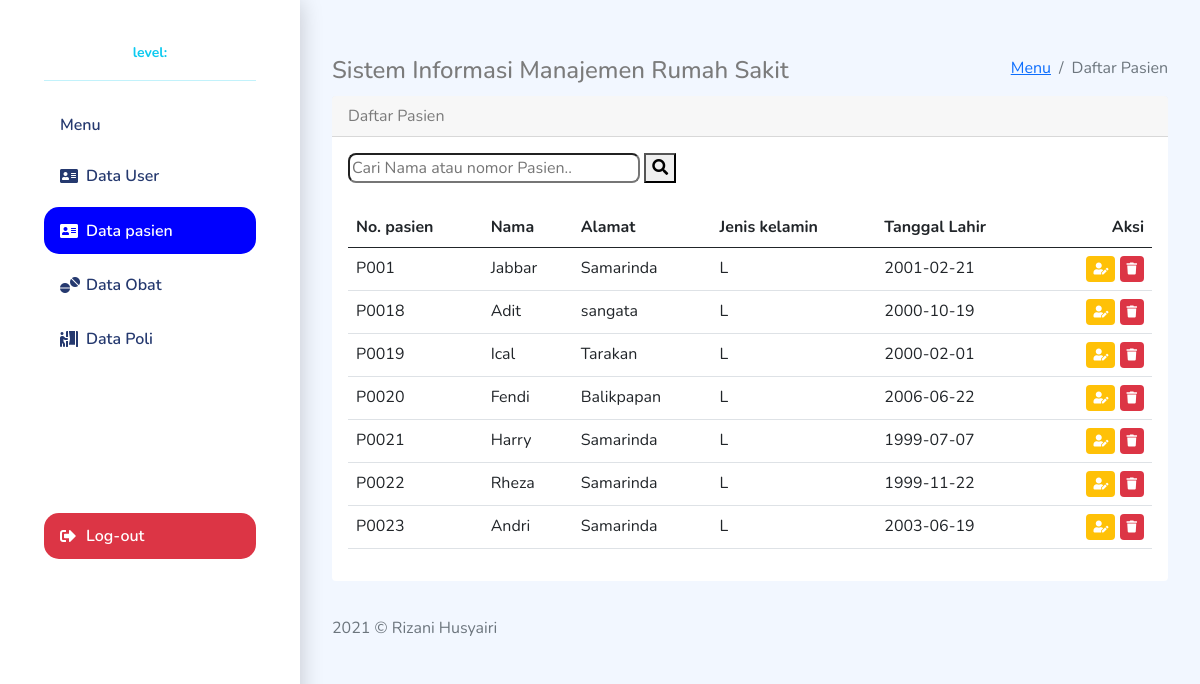
The page /datapasien.php on the database its author committed.
### tables this page shows
CREATE TABLE `tb_pasien` (
  `kode` int(20) NOT NULL,
  `id_pasien` varchar(20) NOT NULL,
  `Nama` varchar(20) NOT NULL,
  `Alamat` varchar(30) NOT NULL,
  `Jenis_kelamin` enum('L','P') NOT NULL,
  `Tgl_lahir_pasien` date NOT NULL
);

### asset/include/fungsi.php (called while the page is built, shortened)
<?php
    include "koneksi.php";
    function read($tb){
        global $conn;
        $result = mysqli_query($conn,"SELECT * from $tb") or die ("<p> No data</p>");
        return $result;
    }
?>

### datapasien.php (the view, shortened to what this page needs)
<?php
include "asset/include/koneksi.php";
include "asset/include/fungsi.php";
?>
<!doctype html>
<html lang="en">
<head>
    <link href="https://cdn.jsdelivr.net/npm/bootstrap@5.0.0/dist/css/bootstrap.min.css" rel="stylesheet"
>
    <link rel="stylesheet" href="https://use.fontawesome.com/releases/v5.7.1/css/all.css"
>
    <link href="https://unpkg.com/bootstrap-table@1.18.3/dist/bootstrap-table.min.css" rel="stylesheet">
    <link rel="stylesheet" href="asset/css/styleadmin.css">
</head>
<body>
    <div class="menu-bar">
    </div>
    <div class="sidebar container-fluid bg-white text-info ">
        <div class="sidebar-header text-center">
            <small>level: <?= $_SESSION['level']?></small>
            <hr>
        </div>
        <div class="sidebar-menu">
            <ul class="menu">
                <li class="sidebar-title">Menu</li>
                <li class="sidebar-item ">
                    <a href="Adminpage.php" class="sidebar-link">
                        <i class="fa fa-address-card pr-2" aria-hidden="true"></i> Data User </a>
                </li>
                <li class="sidebar-item active"> <a href="#" class="sidebar-link">
                    <i class="fa fa-address-card pr-2" aria-hidden="true"></i> Data pasien </a> </li>
                <li class="sidebar-item">
                    <a href="dataobat.php" class="sidebar-link"> <i class="fas fa-tablets"></i> Data Obat </a>
                </li>
                <li class="sidebar-item"> <a href="datapasien.php" class="sidebar-link"> <i class="fas fa-person-booth"></i> Data Poli </a> </li>
            </ul>
            <ul class="menu" style="margin-top: 150px;">
                <li class="sidebar-item  bg-danger"> <a href="logout.php" class="sidebar-link outlog"> <i
                            class="fas fa-sign-out-alt"></i> Log-out </a> </li>
            </ul>
        </div>
    </div>
<div class="main">
                <div class="page-heading">
                    <div class="page-title">
                        <div class="row">
                            <div class="col-12 col-md-7 order-md-1 order-last">
                                <h4>Sistem Informasi Manajemen Rumah Sakit</h4>
                            </div>
                            <div class="col-12 col-md-5 order-md-2 respon">
                                <nav aria-label="breadcrumb" class="breadcrumb-header float-start float-lg-end">
                                    <ol class="breadcrumb">
                                        <li class="breadcrumb-item"><a href="#">Menu</a></li>
                                        <li class="breadcrumb-item active" aria-current="page">Daftar Pasien</li>
                                    </ol>
                                </nav>
                            </div>
                        </div>
                    </div>
                    <section class="section">
                        <div class="card">
                            <div class="card-header">
                                Daftar Pasien
                            </div>
                            <div class="card-body">
                                <div
                                    class="dataTable-wrapper dataTable-loading no-footer sortable searchable fixed-columns">
                                    <div class="d-sm-flex justify-content-between">
                                <form class=" flex-grow-1" method="post">
                                            <input type="text" name="search" class="search" size="30"
                                                placeholder="Cari Nama atau nomor Pasien.." autocomplete="off">
                                            <button type="submit" name="cari"><i class="fa fa-search"
                                                    aria-hidden="true"></i>
                                            </button>
                                        </form>
                                </div>
                                    <br>
                                    <div class="datatable-container">
                                        <table class="table">
                                            <thead>
                                                <tr>
                                                    <th>No. pasien</th>
                                                    <th>Nama</th>
                                                    <th>Alamat</th>
                                                    <th>Jenis kelamin</th>
                                                    <th>Tanggal Lahir</th>
                                                    <th class="text-end">Aksi</th>
                                                </tr>
                                            </thead>
                                            <tbody>
                                                <?php
                                    if(isset($_POST['cari'])){
                                        $get = cari($_POST['search'],'tb_pasien','Nama','id_pasien');
                                    }else{
                                        $get = read('tb_pasien');
                                    }
                                    foreach ($get as $key) {
                                                ?>
                                                <tr>
                                                    <td><?= $key['id_pasien']?></td>
                                                    <td><?= $key['Nama']?></td>
                                                    <td><?= $key['Alamat']?></td>
                                                    <td><?= $key['Jenis_kelamin']?></td>
                                                    <td><?= $key['Tgl_lahir_pasien']?></td>
                                                    <td class="text-end">
                                                        <span class="badge bg-warning btn_editpsn"><i
                                                                class="fas fa-user-edit text-white"></i></span>
                                                        <span class="badge bg-danger btnhps_psn"><i
                                                                class="fas fa-trash"></i></span>
                                                    </td>
                                                </tr>
                                                <?php
                                                }
                                                ?>
                                            </tbody>
                                        </table>
                                    </div>
                                </div>
                            </div>
                        </div>
                    </section>
                    <footer>
                            <div class="footer clearfix mb-0 text-muted">
                                <div class="float-start">
                                    <p>2021 &copy; Rizani Husyairi</p>
                                </div>
                            </div>
                        </footer>
                    </div>
                </div>
</body>
</html>

### asset/css/styleadmin.css (style rules this page uses)
.main { margin-left: 300px; padding: 2rem; }
body { margin: 0; font-family: Nunito; font-size: 1rem; font-weight: 400; line-height: 1.5; color: #7b7b7b; background-color: #f2f7ff; -webkit-text-size-adjust: 100%; -webkit-tap-highlight-color: rgba(0,0,0,0); }
.sidebar { width:300px; height: 100vh; position: fixed; bottom: 0; top:0; z-index: 10; overflow-y: auto; box-shadow: 0 2px 22px 0 rgb(0 0 0 / 20%); transition: all 0.5s ease; }
.sidebar .menu { margin-top: 2rem; padding: 0 2rem; font-weight: 600; }
.sidebar .menu .sidebar-title { padding: 0 1rem; margin: 1rem 0 1rem; font-size: 1rem; list-style: none; font-weight: 600; color: #25396f; }
.sidebar .menu .sidebar-item { list-style: none; margin-top: .5rem; position: relative; transition: all .3s ease; border-radius:15px; }
.sidebar-item.active { background:blue !important; }
.sidebar-item.active a.sidebar-link { color: white !important; }
.sidebar .menu .sidebar-item .sidebar-link { display: block; padding: .7rem 1rem; font-size: 1rem; display: flex; align-items: center; border-radius: .5rem; transition: all .5s; text-decoration: none; color: #25396f; }
.outlog { color:white !important; }
.sidebar .sidebar-header { padding: 2rem 2rem 0rem; font-size: 1rem; font-weight: 700; }
.sidebar .menu .sidebar-item .sidebar-link i { width: 1rem; height: 1rem; margin-right: 10px; }
.card { margin-bottom: 2.2rem; border: none; }
.datatable-container { overflow-x:auto; }
span.badge { cursor: pointer; font-size: 12px; padding: 7px; }
.search { border-radius:8px; }

### rows shown on the page
tb_pasien: id_pasien "P001", Nama "Jabbar", Alamat "Samarinda", Jenis_kelamin "L", Tgl_lahir_pasien "2001-02-21"
tb_pasien: id_pasien "P0018", Nama "Adit", Alamat "sangata", Jenis_kelamin "L", Tgl_lahir_pasien "2000-10-19"
tb_pasien: id_pasien "P0019", Nama "Ical", Alamat "Tarakan", Jenis_kelamin "L", Tgl_lahir_pasien "2000-02-01"
tb_pasien: id_pasien "P0020", Nama "Fendi", Alamat "Balikpapan", Jenis_kelamin "L", Tgl_lahir_pasien "2006-06-22"
tb_pasien: id_pasien "P0021", Nama "Harry", Alamat "Samarinda", Jenis_kelamin "L", Tgl_lahir_pasien "1999-07-07"
tb_pasien: id_pasien "P0022", Nama "Rheza", Alamat "Samarinda", Jenis_kelamin "L", Tgl_lahir_pasien "1999-11-22"
tb_pasien: id_pasien "P0023", Nama "Andri", Alamat "Samarinda", Jenis_kelamin "L", Tgl_lahir_pasien "2003-06-19"
